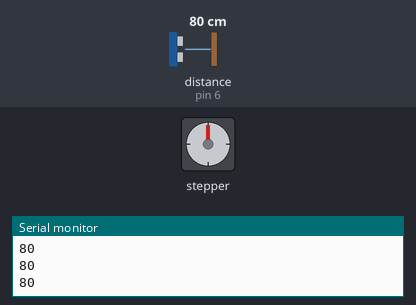
Simulated run of this sketch. Board: Arduino Uno, built with avr-gcc and run on an emulated ATmega328P. On the bench: stepper motor, the last lines printed to the serial monitor. Wiring (inferred from the names in the program): ultrasonic range finder: trigger pin 5; echo pin 6. The inputs (shaded band) are chosen by the test bench; at power-on: distance to the obstacle (sensor on pin 6) 80 cm. The echo pulse lasts 58.3 µs per cm; stepper angles assume 400 steps per turn.

Above: at 1.2 s.
1.3 s: distance to the obstacle (sensor on pin 6) set to 8 cm
2.8 s: distance to the obstacle (sensor on pin 6) set to 5 cm
At 5.6 s:
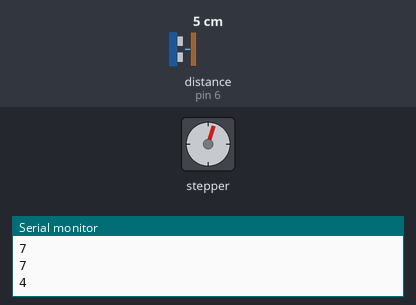
At 11.5 s:
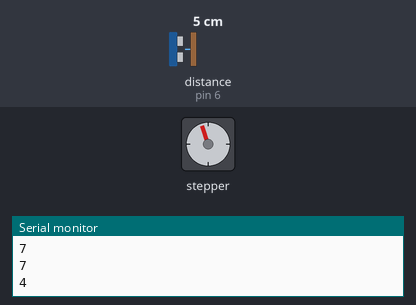
Timing chart, 0 to 64.3 s (numbered marks = the images above; inputs shaded):
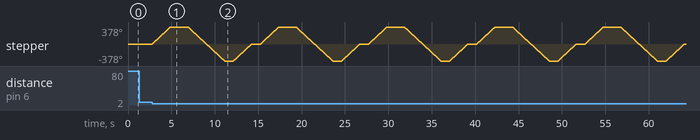

Measured:
- the behaviour switches between 7 and 6 cm on distance to the obstacle (sensor on pin 6) (found by bisection; images 0 and 1)
- after the input at 2.8 s, stepper: turns 378° clockwise in 2.1 s, then 756° counter-clockwise in 4.2 s, then 378° clockwise in 2.1 s, repeating every 12.5 s

The sketch:

UNO_C.ino
```cpp
#include <Stepper.h>

Stepper stepper(400, 8, 10, 9, 11);

const int trigPin = 5;
const int echoPin = 6;

void setup(){
  pinMode(trigPin, OUTPUT);
  pinMode(echoPin, INPUT);
  Serial.begin(115200);
  stepper.setSpeed(30);
}

void loop(){
  digitalWrite(trigPin, LOW);
  delayMicroseconds(2);
  digitalWrite(trigPin, HIGH);
  delayMicroseconds(10);
  digitalWrite(trigPin, LOW);

  unsigned long duration = pulseIn(echoPin, HIGH);
  unsigned long distance = duration/58.f;

  Serial.println(distance);

  if(distance<=5.0 && distance>0){
    int steps = 420;
    stepper.step(steps);
    delay(2000);


    stepper.step(-(steps*2));
    delay(1000);

    stepper.step(steps);
    delay(1000);
  }
}
```
